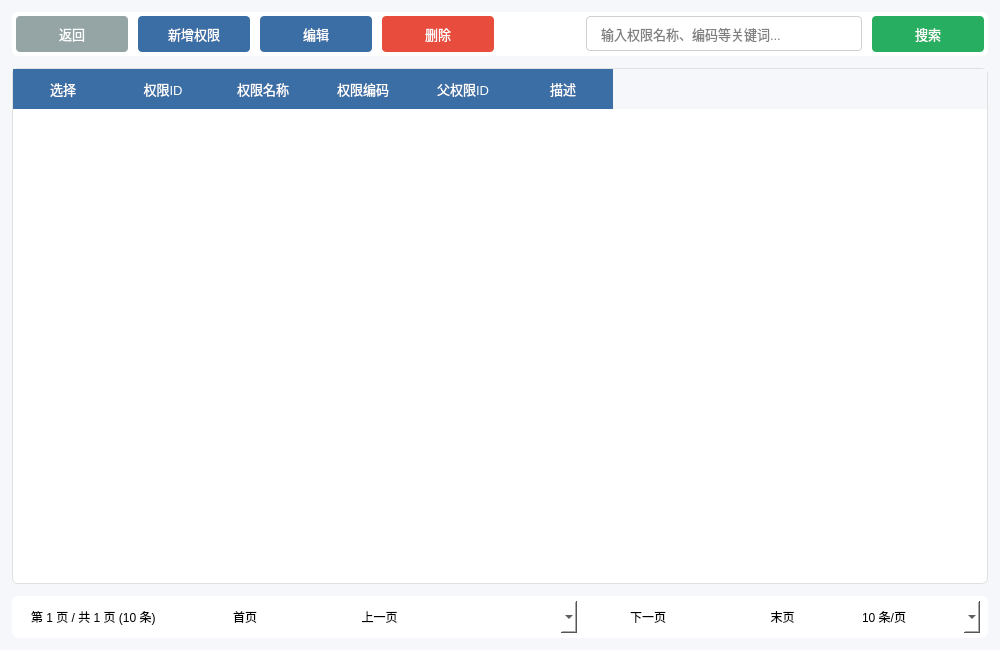
<?xml version="1.0" encoding="UTF-8"?>
<ui version="4.0">
 <class>PermissionManageWindow</class>
 <widget class="QWidget" name="PermissionManageWindow">
  <property name="geometry">
   <rect>
    <x>0</x>
    <y>0</y>
    <width>1000</width>
    <height>650</height>
   </rect>
  </property>
  <property name="windowTitle">
   <string>权限管理模块</string>
  </property>
  <property name="styleSheet">
   <string notr="true">
    background-color: #f5f7fa;
    font-family: &quot;Microsoft YaHei&quot;, &quot;Segoe UI&quot;, sans-serif;
   </string>
  </property>
  <layout class="QVBoxLayout" name="verticalLayout">
   <property name="spacing">
    <number>12</number>
   </property>
   <property name="leftMargin">
    <number>12</number>
   </property>
   <property name="topMargin">
    <number>12</number>
   </property>
   <property name="rightMargin">
    <number>12</number>
   </property>
   <property name="bottomMargin">
    <number>12</number>
   </property>
   <item>
    <widget class="QWidget" name="buttonContainer" native="true">
     <property name="styleSheet">
      <string notr="true">
       background-color: white;
       border-radius: 6px;
       padding: 8px;
       box-shadow: 0 1px 4px rgba(0,0,0,0.05);
      </string>
     </property>
     <layout class="QHBoxLayout" name="buttonLayout">
      <property name="spacing">
       <number>10</number>
      </property>
      <property name="leftMargin">
       <number>4</number>
      </property>
      <property name="topMargin">
       <number>4</number>
      </property>
      <property name="rightMargin">
       <number>4</number>
      </property>
      <property name="bottomMargin">
       <number>4</number>
      </property>
      <item>
       <widget class="QPushButton" name="btnBack">
        <property name="styleSheet">
         <string notr="true">
          QPushButton {
              background-color: #95a5a6;
              color: white;
              border: none;
              padding: 8px 16px;
              border-radius: 4px;
              font-size: 13px;
              min-width: 80px;
          }
          QPushButton:hover {
              background-color: #7f8c8d;
          }
          QPushButton:pressed {
              background-color: #607d8b;
          }
         </string>
        </property>
        <property name="text">
         <string>返回</string>
        </property>
        <property name="icon">
         <iconset>
          <normaloff>:/icons/back.png</normaloff>:/icons/back.png</iconset>
        </property>
       </widget>
      </item>
      <item>
       <widget class="QPushButton" name="btnAdd">
        <property name="styleSheet">
         <string notr="true">
          QPushButton {
              background-color: #3a6ea5;
              color: white;
              border: none;
              padding: 8px 16px;
              border-radius: 4px;
              font-size: 13px;
              min-width: 80px;
          }
          QPushButton:hover {
              background-color: #4a90e2;
          }
          QPushButton:pressed {
              background-color: #2a5685;
          }
         </string>
        </property>
        <property name="text">
         <string>新增权限</string>
        </property>
        <property name="icon">
         <iconset>
          <normaloff>:/icons/add.png</normaloff>:/icons/add.png</iconset>
        </property>
       </widget>
      </item>
      <item>
       <widget class="QPushButton" name="btnEdit">
        <property name="styleSheet">
         <string notr="true">
          QPushButton {
              background-color: #3a6ea5;
              color: white;
              border: none;
              padding: 8px 16px;
              border-radius: 4px;
              font-size: 13px;
              min-width: 80px;
          }
          QPushButton:hover {
              background-color: #4a90e2;
          }
          QPushButton:pressed {
              background-color: #2a5685;
          }
         </string>
        </property>
        <property name="text">
         <string>编辑</string>
        </property>
        <property name="icon">
         <iconset>
          <normaloff>:/icons/edit.png</normaloff>:/icons/edit.png</iconset>
        </property>
       </widget>
      </item>
      <item>
       <widget class="QPushButton" name="btnDelete">
        <property name="styleSheet">
         <string notr="true">
          QPushButton {
              background-color: #e74c3c;
              color: white;
              border: none;
              padding: 8px 16px;
              border-radius: 4px;
              font-size: 13px;
              min-width: 80px;
          }
          QPushButton:hover {
              background-color: #c0392b;
          }
          QPushButton:pressed {
              background-color: #992d22;
          }
         </string>
        </property>
        <property name="text">
         <string>删除</string>
        </property>
        <property name="icon">
         <iconset>
          <normaloff>:/icons/delete.png</normaloff>:/icons/delete.png</iconset>
        </property>
       </widget>
      </item>
      <item>
       <spacer name="horizontalSpacer">
        <property name="orientation">
         <enum>Qt::Orientation::Horizontal</enum>
        </property>
        <property name="sizeHint" stdset="0">
         <size>
          <width>40</width>
          <height>20</height>
         </size>
        </property>
       </spacer>
      </item>
      <item>
       <widget class="QLineEdit" name="lineSearch">
        <property name="minimumSize">
         <size>
          <width>276</width>
          <height>0</height>
         </size>
        </property>
        <property name="styleSheet">
         <string notr="true">
          QLineEdit {
              padding: 8px 12px;
              border: 1px solid #d0d0d0;
              border-radius: 4px;
              font-size: 13px;
              min-width: 250px;
              background-color: white;
          }
          QLineEdit:focus {
              border: 1px solid #4a90e2;
          }
         </string>
        </property>
        <property name="placeholderText">
         <string>输入权限名称、编码等关键词...</string>
        </property>
       </widget>
      </item>
      <item>
       <widget class="QPushButton" name="btnSearch">
        <property name="styleSheet">
         <string notr="true">
          QPushButton {
              background-color: #27ae60;
              color: white;
              border: none;
              padding: 8px 16px;
              border-radius: 4px;
              font-size: 13px;
              min-width: 80px;
          }
          QPushButton:hover {
              background-color: #2ecc71;
          }
         </string>
        </property>
        <property name="text">
         <string>搜索</string>
        </property>
        <property name="icon">
         <iconset>
          <normaloff>:/icons/search.png</normaloff>:/icons/search.png</iconset>
        </property>
       </widget>
      </item>
     </layout>
    </widget>
   </item>
   <item>
    <widget class="QTableWidget" name="tablePermissions">
     <property name="styleSheet">
      <string notr="true">
       QTableWidget {
           font-size: 13px;
           background-color: white;
           alternate-background-color: #f8f9fa;
           border: 1px solid #e0e0e0;
           border-radius: 6px;
           gridline-color: #e0e0e0;
       }
       QTableWidget::item {
           padding: 8px;
           border-bottom: 1px solid #f0f0f0;
       }
       QHeaderView::section {
           background-color: #3a6ea5;
           color: white;
           padding: 8px;
           border: none;
           font-size: 13px;
       }
      </string>
     </property>
     <property name="alternatingRowColors">
      <bool>true</bool>
     </property>
     <property name="selectionBehavior">
      <enum>QAbstractItemView::SelectRows</enum>
     </property>
     <property name="showGrid">
      <bool>false</bool>
     </property>
     <property name="sortingEnabled">
      <bool>true</bool>
     </property>
     <property name="rowCount">
      <number>0</number>
     </property>
     <property name="columnCount">
      <number>6</number>
     </property>
     <column>
      <property name="text">
       <string>选择</string>
      </property>
     </column>
     <column>
      <property name="text">
       <string>权限ID</string>
      </property>
     </column>
     <column>
      <property name="text">
       <string>权限名称</string>
      </property>
     </column>
     <column>
      <property name="text">
       <string>权限编码</string>
      </property>
     </column>
     <column>
      <property name="text">
       <string>父权限ID</string>
      </property>
     </column>
     <column>
      <property name="text">
       <string>描述</string>
      </property>
     </column>
    </widget>
   </item>
   <item>
    <widget class="QWidget" name="paginationWidget" native="true">
     <property name="styleSheet">
      <string notr="true">
       background-color: white;
       border-radius: 6px;
       padding: 8px;
       box-shadow: 0 1px 4px rgba(0,0,0,0.05);
      </string>
     </property>
     <layout class="QHBoxLayout" name="horizontalLayout">
      <property name="spacing">
       <number>8</number>
      </property>
      <property name="leftMargin">
       <number>8</number>
      </property>
      <property name="topMargin">
       <number>4</number>
      </property>
      <property name="rightMargin">
       <number>8</number>
      </property>
      <property name="bottomMargin">
       <number>4</number>
      </property>
      <item>
       <widget class="QLabel" name="labelPageInfo">
        <property name="text">
         <string>第 1 页 / 共 1 页 (10 条)</string>
        </property>
       </widget>
      </item>
      <item>
       <spacer name="horizontalSpacer_2">
        <property name="orientation">
         <enum>Qt::Orientation::Horizontal</enum>
        </property>
       </spacer>
      </item>
      <item>
       <widget class="QPushButton" name="btnFirst">
        <property name="text">
         <string>首页</string>
        </property>
       </widget>
      </item>
      <item>
       <widget class="QPushButton" name="btnPrev">
        <property name="text">
         <string>上一页</string>
        </property>
       </widget>
      </item>
      <item>
       <widget class="QComboBox" name="comboPage">
       </widget>
      </item>
      <item>
       <widget class="QPushButton" name="btnNext">
        <property name="text">
         <string>下一页</string>
        </property>
       </widget>
      </item>
      <item>
       <widget class="QPushButton" name="btnLast">
        <property name="text">
         <string>末页</string>
        </property>
       </widget>
      </item>
      <item>
       <widget class="QComboBox" name="comboPageSize">
        <item>
         <property name="text">
          <string>10 条/页</string>
         </property>
        </item>
        <item>
         <property name="text">
          <string>20 条/页</string>
         </property>
        </item>
        <item>
         <property name="text">
          <string>50 条/页</string>
         </property>
        </item>
       </widget>
      </item>
     </layout>
    </widget>
   </item>
  </layout>
 </widget>
 <resources/>
 <connections/>
</ui>
